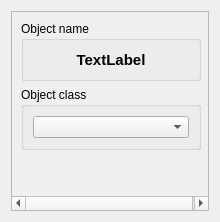
<ui version="4.0" >
 <class>ObjectInfo</class>
 <widget class="QWidget" name="ObjectInfo" >
  <property name="geometry" >
   <rect>
    <x>0</x>
    <y>0</y>
    <width>220</width>
    <height>222</height>
   </rect>
  </property>
  <property name="windowTitle" >
   <string>Form</string>
  </property>
  <layout class="QHBoxLayout" name="horizontalLayout" >
   <item>
    <widget class="QScrollArea" name="scrollArea" >
     <property name="widgetResizable" >
      <bool>true</bool>
     </property>
     <widget class="QWidget" name="scrollAreaWidgetContents" >
      <property name="geometry" >
       <rect>
        <x>0</x>
        <y>0</y>
        <width>198</width>
        <height>200</height>
       </rect>
      </property>
      <layout class="QVBoxLayout" name="verticalLayout_3" >
       <item>
        <widget class="QGroupBox" name="objectNameGroupBox" >
         <property name="minimumSize" >
          <size>
           <width>180</width>
           <height>60</height>
          </size>
         </property>
         <property name="maximumSize" >
          <size>
           <width>16777215</width>
           <height>60</height>
          </size>
         </property>
         <property name="title" >
          <string>Object name</string>
         </property>
         <layout class="QVBoxLayout" name="verticalLayout" >
          <item>
           <widget class="QLabel" name="objectName" >
            <property name="font" >
             <font>
              <pointsize>11</pointsize>
              <weight>75</weight>
              <bold>true</bold>
             </font>
            </property>
            <property name="text" >
             <string>TextLabel</string>
            </property>
            <property name="alignment" >
             <set>Qt::AlignCenter</set>
            </property>
           </widget>
          </item>
         </layout>
        </widget>
       </item>
       <item>
        <widget class="QGroupBox" name="classNameGroupBox" >
         <property name="title" >
          <string>Object class</string>
         </property>
         <layout class="QVBoxLayout" name="verticalLayout_2" >
          <item>
           <widget class="QComboBox" name="classComboBox" />
          </item>
         </layout>
        </widget>
       </item>
       <item>
        <spacer name="verticalSpacer" >
         <property name="orientation" >
          <enum>Qt::Vertical</enum>
         </property>
         <property name="sizeHint" stdset="0" >
          <size>
           <width>20</width>
           <height>40</height>
          </size>
         </property>
        </spacer>
       </item>
      </layout>
     </widget>
    </widget>
   </item>
  </layout>
 </widget>
 <resources/>
 <connections/>
</ui>
